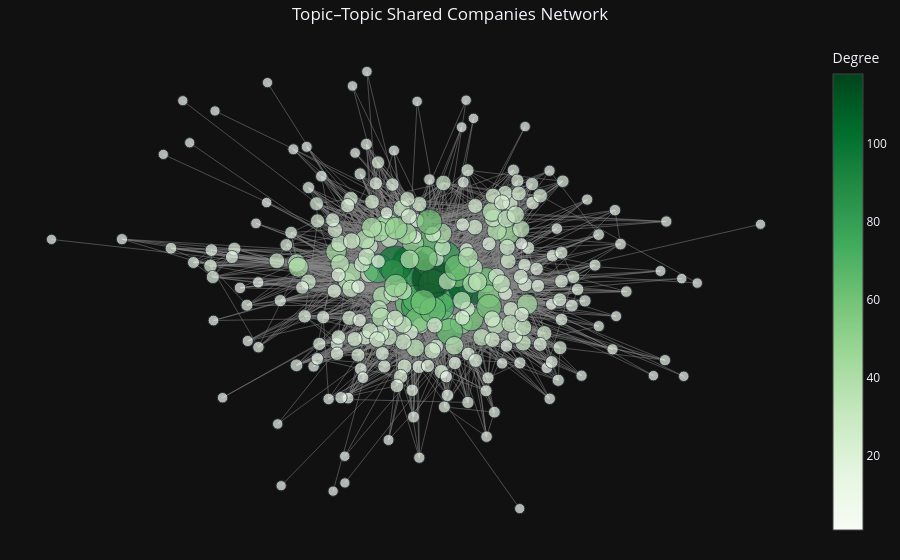

Source (notebook cell):
### Markdown cell above
### 12.21 Build Topic–Topic Projection

### Code cell
# -----------------------------
# 1) Build Topic–Topic Projection
# -----------------------------
# Assume G is your original bipartite graph with node attribute "type" = "topic" or "company"
topics = [n for n, d in G.nodes(data=True) if d.get("type") == "topic"]
companies = [n for n, d in G.nodes(data=True) if d.get("type") == "company"]

# Weighted projection: topics connected if they share companies
topic_graph = nx.Graph()
for i, t1 in enumerate(topics):
    for t2 in topics[i+1:]:
        shared = set(G.neighbors(t1)) & set(G.neighbors(t2))
        if shared:
            topic_graph.add_edge(t1, t2, weight=len(shared))

# Optional: threshold edges
H_tt = nx.Graph(((u, v, d) for u, v, d in topic_graph.edges(data=True) if d["weight"] >= 2))

print(f"Topic–Topic graph: {H_tt.number_of_nodes()} nodes, {H_tt.number_of_edges()} edges")

# -----------------------------
# 2) Visualization Function
# -----------------------------
def plot_graph_interactive(H, title):
    if H.number_of_nodes() == 0:
        print("Graph is empty.")
        return

    pos = nx.spring_layout(H, seed=42, k=0.4)

    # Edge traces
    edge_x, edge_y, edge_text = [], [], []
    for u, v, d in H.edges(data=True):
        x0, y0 = pos[u]
        x1, y1 = pos[v]
        edge_x += [x0, x1, None]
        edge_y += [y0, y1, None]
        edge_text.append(f"{u} ↔ {v}<br>shared companies={d['weight']}")

    edge_trace = go.Scatter(
        x=edge_x, y=edge_y,
        line=dict(width=0.5, color="#888"),
        hoverinfo="none", mode="lines"
    )

    # Hover markers for edges
    edge_mid_x, edge_mid_y = [], []
    for u, v in H.edges():
        x0, y0 = pos[u]
        x1, y1 = pos[v]
        edge_mid_x.append((x0 + x1) / 2)
        edge_mid_y.append((y0 + y1) / 2)

    edge_hover_trace = go.Scatter(
        x=edge_mid_x, y=edge_mid_y,
        mode="markers", hoverinfo="text",
        marker=dict(size=5, color="rgba(0,0,0,0)"),
        text=edge_text
    )

    # Node traces
    degrees = dict(H.degree())
    max_deg = max(degrees.values()) if degrees else 1
    node_x, node_y, node_size, node_text = [], [], [], []
    for n in H.nodes():
        x, y = pos[n]
        node_x.append(x)
        node_y.append(y)
        node_size.append(10 + 30 * (degrees[n] / max_deg))
        node_text.append(f"Topic: {n}<br>Degree={degrees[n]}")

    node_trace = go.Scatter(
        x=node_x, y=node_y,
        mode="markers", hoverinfo="text",
        text=node_text,
        marker=dict(
            showscale=True,
            colorscale="Greens",
            color=[degrees[n] for n in H.nodes()],
            size=node_size,
            colorbar=dict(title="Degree"),
            line_width=1
        )
    )

    fig = go.Figure(data=[edge_trace, edge_hover_trace, node_trace],
                    layout=go.Layout(
                        title=title, title_x=0.5,
                        showlegend=False, hovermode="closest",
                        margin=dict(b=20, l=5, r=5, t=40),
                        xaxis=dict(showgrid=False, zeroline=False, showticklabels=False),
                        yaxis=dict(showgrid=False, zeroline=False, showticklabels=False)
                    ))
    fig.show()

# -----------------------------
# 3) Compare Topic–Topic vs Company–Company
# -----------------------------
# Assume H_cc is your company–company graph
metrics = {
    "Company–Company": {
        "nodes": H_cc.number_of_nodes(),
        "edges": H_cc.number_of_edges(),
        "densitynodes": H_tt.number_of_nodes(),
        "edges": H_tt.number_of_edges(),
        "density": nx.density(H_tt),
        "avg_degree": sum(dict(H_tt.degree()).values()) / H_tt.number_of_nodes()
    }
}

print("Comparison of projections:")
for name, m in metrics.items():
    print(f"{name}: nodes={m['nodes']}, edges={m['edges']}, density={m['density']:.4f}, avg_degree={m['avg_degree']:.2f}")

# -----------------------------
# 4) Visualize Topic–Topic
# -----------------------------
plot_graph_interactive(H_tt, "Topic–Topic Shared Companies Network")

### Figure 1 — Plotly figure (JSON) as saved in the notebook; plotly's stock layout.template omitted (floating-point values rounded to 4 significant figures; data arrays with more than 128 entries replaced by an {"elided": "..."} marker saying what was removed)
{"data": [{"hoverinfo": "none", "line": {"color": "#888", "width": 0.5}, "mode": "lines", "x": {"elided": "10308 float values"}, "y": {"elided": "10308 float values"}, "type": "scatter"}, {"hoverinfo": "text", "marker": {"color": "rgba(0,0,0,0)", "size": 5}, "mode": "markers", "text": {"elided": "3436 str values"}, "x": {"elided": "3436 float values"}, "y": {"elided": "3436 float values"}, "type": "scatter"}, {"hoverinfo": "text", "marker": {"color": {"elided": "296 int values"}, "colorbar": {"title": {"text": "Degree"}}, "colorscale": [[0.0, "rgb(247,252,245)"], [0.125, "rgb(229,245,224)"], [0.25, "rgb(199,233,192)"], [0.375, "rgb(161,217,155)"], [0.5, "rgb(116,196,118)"], [0.625, "rgb(65,171,93)"], [0.75, "rgb(35,139,69)"], [0.875, "rgb(0,109,44)"], [1.0, "rgb(0,68,27)"]], "line": {"width": 1}, "showscale": true, "size": {"elided": "296 float values"}}, "mode": "markers", "text": {"elided": "296 str values"}, "x": {"elided": "296 float values"}, "y": {"elided": "296 float values"}, "type": "scatter"}], "layout": {"hovermode": "closest", "margin": {"b": 20, "l": 5, "r": 5, "t": 40}, "showlegend": false, "title": {"text": "Topic–Topic Shared Companies Network", "x": 0.5}, "xaxis": {"showgrid": false, "showticklabels": false, "zeroline": false}, "yaxis": {"showgrid": false, "showticklabels": false, "zeroline": false}}}
